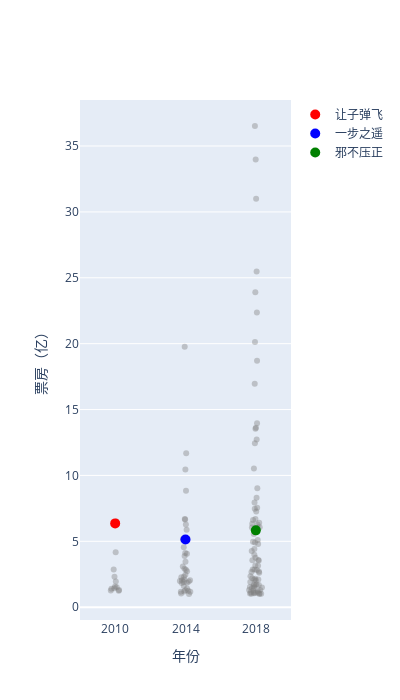

Notebook cell for this chart:
### Code cell
fig = go.Figure()

# 添加三组点-only box（strip-like）
fig.add_trace(go.Box(
    y=Y2010box,
    name='2010',
    boxpoints='all',
    jitter=0.4,
    pointpos=0,
    marker=dict(size=6, color='rgba(128,128,128,0.4)'), 
    line=dict(width=0),
    fillcolor='rgba(0,0,0,0)',
    showlegend=False
))

fig.add_trace(go.Box(
    y=Y2014box,
    name='2014',
    boxpoints='all',
    jitter=0.4,
    pointpos=0,
    marker=dict(size=6, color='rgba(128,128,128,0.4)'), 
    line=dict(width=0),
    fillcolor='rgba(0,0,0,0)',
    showlegend=False
))

fig.add_trace(go.Box(
    y=Y2018box,
    name='2018',
    boxpoints='all',
    jitter=0.4,
    pointpos=0,
    marker=dict(size=6, color='rgba(128,128,128,0.4)'), 
    line=dict(width=0),
    fillcolor='rgba(0,0,0,0)',
    showlegend=False
))

highlight_data = [
    ("2010", 6.36, "让子弹飞", "red"),
    ("2014", 5.13, "一步之遥", "blue"),
    ("2018", 5.83, "邪不压正", "green")
]

for year, value, title, color in highlight_data:
    fig.add_trace(go.Scatter(
        x=[year],
        y=[value],
        mode='markers',
        marker=dict(color=color, size=10),
        name=title  
    ))


fig.update_layout(
    yaxis=dict(
        title="票房（亿）",
        tickfont=dict(size=12),
        titlefont=dict(size=14),
    ),
    xaxis=dict(
        title="年份",
        tickfont=dict(size=12),
        titlefont=dict(size=14),
    ),
    #plot_bgcolor="white",
    width=400,
    height=700
)

fig.show()

### Figure 1 — Plotly figure (JSON) as saved in the notebook; plotly's stock layout.template omitted (floating-point values rounded to 4 significant figures)
{"data": [{"boxpoints": "all", "fillcolor": "rgba(0, 0, 0, 0)", "jitter": 0.4, "line": {"width": 0}, "marker": {"color": "rgba(128,128,128,0.4)", "size": 6}, "name": "2010", "pointpos": 0, "showlegend": false, "type": "box", "y": [6.5, 6.36, 4.17, 2.86, 2.3, 1.95, 1.57, 1.51, 1.44, 1.4, 1.3, 1.26, 1.24]}, {"boxpoints": "all", "fillcolor": "rgba(0, 0, 0, 0)", "jitter": 0.4, "line": {"width": 0}, "marker": {"color": "rgba(128,128,128,0.4)", "size": 6}, "name": "2014", "pointpos": 0, "showlegend": false, "type": "box", "y": [19.76, 11.69, 10.44, 8.83, 6.69, 6.65, 6.28, 5.88, 5.24, 5.21, 5.13, 4.55, 4.12, 4.06, 3.89, 3.44, 3.08, 2.91, 2.84, 2.73, 2.47, 2.3, 2.28, 2.08, 2.04, 2.04, 1.98, 1.95, 1.92, 1.86, 1.84, 1.61, 1.42, 1.29, 1.25, 1.19, 1.18, 1.18, 1.04, 1]}, {"boxpoints": "all", "fillcolor": "rgba(0, 0, 0, 0)", "jitter": 0.4, "line": {"width": 0}, "marker": {"color": "rgba(128,128,128,0.4)", "size": 6}, "name": "2018", "pointpos": 0, "showlegend": false, "type": "box", "y": [36.52, 33.97, 31, 25.47, 23.9, 22.37, 20.13, 18.7, 16.95, 13.96, 13.61, 13.55, 12.73, 12.45, 10.53, 9.03, 8.31, 7.94, 7.54, 7.47, 7.27, 6.69, 6.62, 6.41, 6.33, 6.28, 6.06, 6.05, 6.04, 5.83, 5.55, 5.09, 4.97, 4.91, 4.8, 4.42, 4.27, 3.98, 3.75, 3.58, 3.57, 3.54, 3.17, 3.15, 2.85, 2.85, 2.82, 2.71, 2.67, 2.61, 2.34, 2.2, 2.16, 2.1, 2.09, 2.03, 1.91, 1.73, 1.72, 1.69, 1.68, 1.58, 1.53, 1.5, 1.49, 1.46, 1.31, 1.3, 1.27, 1.23, 1.14, 1.12, 1.12, 1.1, 1.06, 1.05, 1.04, 1.01, 1.01, 1]}, {"marker": {"color": "red", "size": 10}, "mode": "markers", "name": "让子弹飞", "type": "scatter", "x": ["2010"], "y": [6.36]}, {"marker": {"color": "blue", "size": 10}, "mode": "markers", "name": "一步之遥", "type": "scatter", "x": ["2014"], "y": [5.13]}, {"marker": {"color": "green", "size": 10}, "mode": "markers", "name": "邪不压正", "type": "scatter", "x": ["2018"], "y": [5.83]}], "layout": {"height": 700, "width": 400, "xaxis": {"autorange": true, "range": [-0.5, 2.5], "tickfont": {"size": 12}, "title": {"font": {"size": 14}, "text": "年份"}, "type": "category"}, "yaxis": {"autorange": true, "range": [-0.9733, 38.49], "tickfont": {"size": 12}, "title": {"font": {"size": 14}, "text": "票房（亿）"}, "type": "linear"}}}
